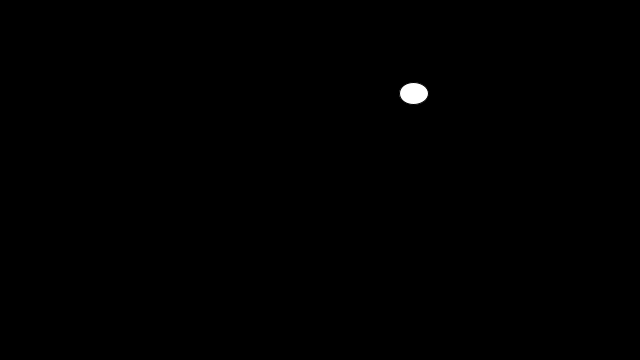
Frame 1 (no input)
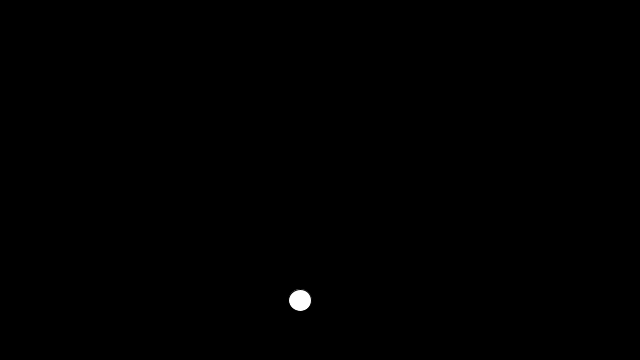
Frame 60 (the mouse pressed at the canvas centre just before this capture)
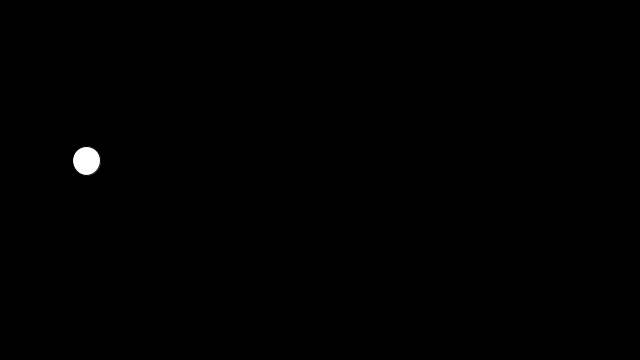
Frame 120 (the mouse held since frame 60 and released just before this capture)

The Processing sketch that drew these frames (run headless with seeded random() and noise(); from frame 60 on, the mouse is pressed at the canvas centre):

// Processing sketch: println__
// ── println__.pde
//println();

//Description

//The println() function writes to the console area, the black rectangle at the bottom of the Processing environment. 
//This function is often helpful for looking at the data a program is producing. 
//Each call to this function creates a new line of output. 
//More than one parameter can be passed into the function by separating them with commas. 
//Alternatively, individual elements can be separated with quotes ("") and joined with the addition operator (+).

//Before Processing 2.1, println() was used to write array data to the console. 
//Now, use printArray() to write array data to the console.

//Note that the console is relatively slow. 
//It works well for occasional messages, but does not support high-speed, real-time output (such as at 60 frames per second). 
//It should also be noted, that a println() within a for loop can sometimes lock up the program, and cause the sketch to freeze.

//Syntax  

//println()
//println(what)
//println(variables)

//Parameters 

//what  Object, String, float, char, boolean, or byte: data to print to console
//variables  Object[]: list of data, separated by commas

//Returns  void

float circleX;
float circleY;

void setup()
{
  size(640,360);
}

void draw()
{
  background(0);
  circleX = random(width);
  circleY = random(height);
  fill(255);
  ellipse(circleX,circleY,25+random(-5,5),25+random(-5,5));
  println("CircleX : "+circleX,"\n","CircleY : "+circleY);
}
